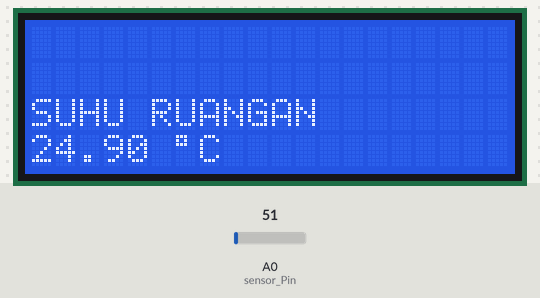
A sketch run on a simulated Arduino Uno, built with avr-gcc and run on an emulated ATmega328P. Shown: 20×4 character LCD. Inputs (shaded band) come from the test bench; at power-on: A0 (sensor_Pin) = 51.

Above: at 2.2 s.
2.3 s: A0 (sensor_Pin) set to 61
At 3.4 s:
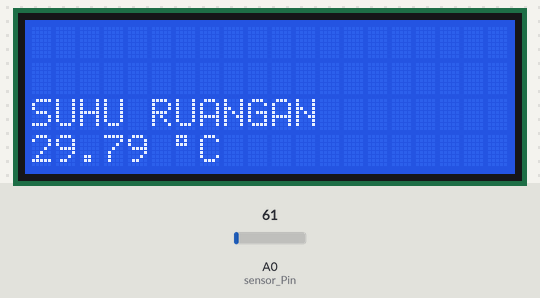
3.8 s: A0 (sensor_Pin) set to 71
At 4.5 s:
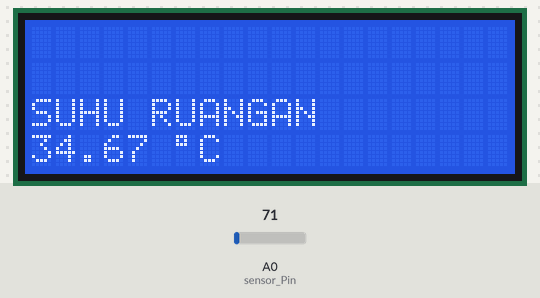
5.3 s: A0 (sensor_Pin) set to 86
At 5.6 s:
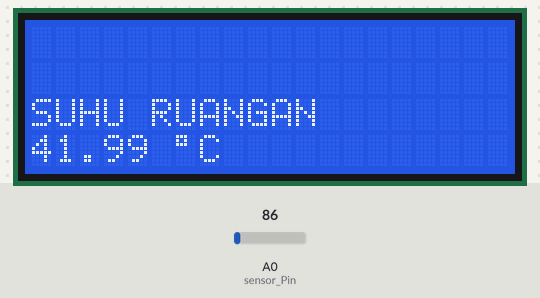
Timing chart, 0 to 8.3 s (numbered marks = the images above; inputs shaded):
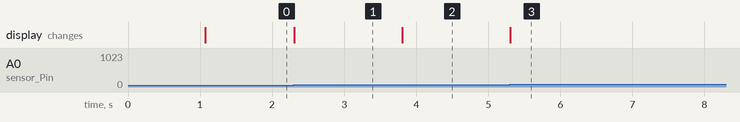

The sketch:

arduino_sensor_suhu.ino
```cpp
#include <LiquidCrystal.h>
LiquidCrystal lcd(13, 12, 11, 10, 9, 8);//set kaki LCD
int sensor_Pin = A0; // pin analog untuk sensor LM35
int nilai_ADC_sensor = 0; // variabel untuk menyimpan hasil pembacaan sensor

void setup() {
// put your setup code here, to run once:
lcd.begin(20, 4);// Inisialisasi 20*4 LCD
lcd.setCursor(0, 0);// set LCD pada column 0 dan Row 0
lcd.print("Monitoring Suhu");
lcd.setCursor(0, 1);
lcd.print("Telekomunikasi PNJ");
delay(1000);
lcd.clear();
}

void loop() {
// put your main code here, to run repeatedly:
nilai_ADC_sensor = analogRead(sensor_Pin);
//mengubah nilai ADC sensor ke tegangan kemudian ke Celcius
double Celcius = ((5.0/1024.0)*analogRead(sensor_Pin))*100;
lcd.setCursor(0, 2);
lcd.print("SUHU RUANGAN");
lcd.setCursor(0,3);
lcd.print(Celcius);
lcd.setCursor(6, 3);
lcd.print((char)223);//simbol derajat
lcd.setCursor(7, 3);
lcd.print("C");
}
```

Measured:
- after the input at 2.3 s, the display: changes at once (image 1)
- after the input at 3.8 s, the display: changes at once (image 2)
- after the input at 5.3 s, the display: changes at once (image 3)
